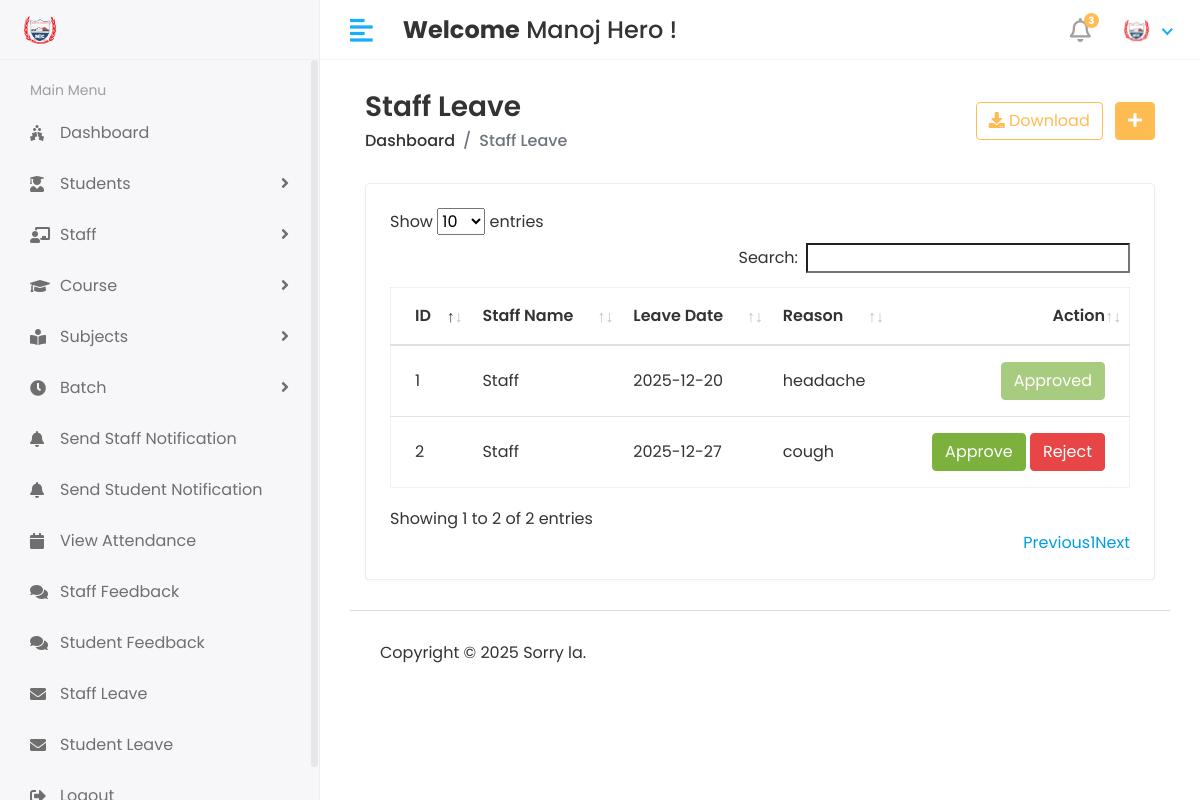
The app's page /hod/Staff/Leave_view (signed in) with its own data.
### smsapp/models.py (models this page shows, shortened)
class CustomUser(AbstractUser):
    USER = (
        (1,'HOD'),
        (2, 'STAFF'),
        (3, 'STUDENT'),
    )
    user_type = models.CharField(choices=USER, max_length=50, default=1)
    profile_pic = models.ImageField(upload_to='media/profile_pic')

class Staff_Leave(models.Model):
    staff_id = models.ForeignKey(Staff,on_delete=models.CASCADE)
    date = models.CharField(max_length=100)
    message = models.TextField()
    status = models.IntegerField(default=0)
    created_at = models.DateTimeField(auto_now_add=True)
    updated_at = models.DateTimeField(auto_now=True)

class Staff(models.Model):
    admin = models.OneToOneField(CustomUser,on_delete=models.CASCADE)
    address =models.TextField()
    gender = models.CharField(max_length=100)
    created_at = models.DateTimeField(auto_now_add=True)
    updated_at = models.DateTimeField(auto_now=True)

### studentmanagementsystem/hod_views.py (the view)
# urls.py: path('hod/Staff/Leave_view', hod_views.Staff_Leave_view, name='staff_leave_view'),
@login_required(login_url='/')
def Staff_Leave_view(request):
    staff_leave = Staff_Leave.objects.all()
    context = {
        'staff_leave':staff_leave,
    }
    return render(request,'hod/staff_leave.html',context)

### templates/hod/staff_leave.html (shortened to what this page needs)
{% extends 'base.html' %}
{% block content %}
{% load static %}
        <div class="content container-fluid">
               <div class="page-header">
                  <div class="row align-items-center">
                     <div class="col">
                        <h3 class="page-title">Staff Leave</h3>
                        <ul class="breadcrumb">
                           <li class="breadcrumb-item"><a href="index.html">Dashboard</a></li>
                           <li class="breadcrumb-item active">Staff Leave</li>
                        </ul>
                     </div>
                     <div class="col-auto text-right float-right ml-auto">
                        <a href="#" class="btn btn-outline-primary mr-2"><i class="fas fa-download"></i> Download</a>
                        <a href="add-student.html" class="btn btn-primary"><i class="fas fa-plus"></i></a>
                     </div>
                  </div>
               </div>
               <div class="row">
                  <div class="col-sm-12">
                     <div class="card card-table">
                        <div class="card-body">
                           <div class="table-responsive">
                              <table id="table_id" class="table table-hover table-center mb-0 ">
                                 <thead>
                                    <tr>
                                       <th>ID</th>
                                       <th>Staff Name</th>
                                       <th>Leave Date</th>
                                       <th>Reason</th>
                                       <th class="text-right">Action</th>
                                    </tr>
                                 </thead>
                                 <tbody>
                                 {% for i in staff_leave %}
                                    <tr>
                                       <td>{{i.id}}</td>
                                       <td>{{i.staff_id.admin.first_name}}</td>
                                       <td>{{i.date}}</td>
                                       <td>{{i.message}}</td>
                                       <td class="text-right">
                                          <div class="actions">
                                            {% if i.status == 0 %}
                                            <a href="{% url 'staff_approve_leave' i.id %}" class="btn btn-success">Approve</a>
                                            <a href="{% url 'staff_reject_leave' i.id %}" class="btn btn-danger">Reject</a>
                                            {% elif i.status == 1 %}
                                            <button class="btn btn-success" disabled="disabled">Approved</button>
                                            {% else %}
                                            <button class="btn btn-danger" disabled="disabled">Rejected</button>
                                            {% endif %}
                                          </div>
                                       </td>
                                    </tr>
                                 {% endfor %}
                                 </tbody>
                              </table>
                           </div>
                        </div>
                     </div>
                  </div>
               </div>
            </div>
{% endblock %}

### templates/includes/header.html (shortened to what this page needs)
{% load static %}
<div class="header">
   <div class="header-left">
    <a href="#" class="logo">
        <img src="{% static 'assets/img2/big.png' %}" alt="Logo">
    </a>
</div>
            <a href="javascript:void(0);" id="toggle_btn">
            <i class="fas fa-align-left"></i>
            </a>
            <div class="top-nav-search mt-3">
               <h4><strong>Welcome</strong>&nbsp<span>{{ user.first_name }} {{ user.last_name }}</span>&nbsp!</h4>
            </div>
            <ul class="nav user-menu">
               <li class="nav-item dropdown noti-dropdown">
                  <a href="#" class="dropdown-toggle nav-link" data-toggle="dropdown">
                  <i class="far fa-bell"></i> <span class="badge badge-pill">3</span>
                  </a>
               </li>
               <li class="nav-item dropdown has-arrow">
                  <a href="#" class="dropdown-toggle nav-link" data-toggle="dropdown">
                     {% if user.profile_pic == "" %}
                  <span class="user-img"><img class="rounded-circle" src="static 'assets/img/noimages" width="31" alt="Ryan Taylor"></span>
                     {% else %}
                  <span class="user-img"><img class="rounded-circle" src="/{{user.profile_pic}}" width="31" alt="Ryan Taylor"></span>
                  {% endif %}
                  </a>
               </li>
            </ul>
         </div>

### static/assets/css/style.css (style rules this page uses)
html { height: 100%; }
body { background-color: #fff; color: #333; font-family: 'Poppins', sans-serif; font-size: 1rem; height: 100%; line-height: 1.5; overflow-x: hidden; }
h1, h2, h3, h4, h5, h6 { font-family: 'Poppins', sans-serif; margin-top: 0; }
a { color: #009ce7; }
input, button, a { transition: all 0.4s ease; -moz-transition: all 0.4s ease; -o-transition: all 0.4s ease; -ms-transition: all 0.4s ease; -webkit-transition: all 0.4s ease; }
input, input:focus, button, button:focus { outline: none; }
ul, ol { padding: 0px; list-style: none; }
.table { color: #333; max-width: 100%; margin-bottom: 0; width: 100%; }
.table.dataTable { border-collapse: collapse !important; border: 1px solid rgba(0, 0, 0, 0.05); }
.table thead tr th { font-weight: 600; }
.table tbody tr { border-bottom: 1px solid rgba(0, 0, 0, 0.05); }
.table.table-center td, .table.table-center th { vertical-align: middle; }
.card-table .card-body .table > thead > tr > th { border-top: 0; }
.card-table .card-body .table tr td:first-child, .card-table .card-body .table tr th:first-child { padding-left: 1.5rem; }
.card-table .card-body .table tr td:last-child, .card-table .card-body .table tr th:last-child { padding-right: 1.5rem; }
.card-table .table td, .card-table .table th { border-top: 1px solid #e2e5e8; padding: 1rem 0.75rem; white-space: nowrap; }
.btn-primary { background-color: #FFBC53; border: 1px solid #FFBC53; }
.btn-success { background-color: #7bb13c; border: 1px solid #7bb13c }
.btn-success.disabled, .btn-success:disabled { background-color: #7bb13c; border-color: #7bb13c; color: #fff; }
.btn-danger { background-color: #e84646; border: 1px solid #e84646; }
.btn-outline-primary { color: #FFBC53; border-color: #FFBC53; }
.card { border: 1px solid #ececf5; box-shadow: 0 1px 3px 0 rgba(0, 0, 0, 0.03); margin-bottom: 1.875rem; }
.card-body { padding: 1.5rem; }
.header { background-color: #fff; border-bottom: 1px solid #f3f3f4; left: 0; position: fixed; right: 0; top: 0; z-index: 1001; height: 60px; }
.header .header-left { float: left; height: 60px; padding: 0 20px; position: relative; width: 320px; z-index: 1; transition: all 0.2s ease-in-out; background-color: #f7f7fa; border-bottom: 1px solid #efefef; border-right: 1px solid #ececf5; display: flex; align-items: center; }
.header .header-left .logo { display: inline-block; line-height: 60px; }
.header .header-left .logo img { max-height: 40px; width: auto; }
.header .dropdown-toggle:after { display: none; }
.header .has-arrow .dropdown-toggle:after { border-top: 0; border-left: 0; border-bottom: 2px solid #18aefa; border-right: 2px solid #18aefa; content: ''; height: 8px; display: inline-block; pointer-events: none; -webkit-transform-origin: 66% 66%; -ms-transform-origin: 66% 66%; transform-origin: 66% 66%; -webkit-transform: rotate(45deg); -ms-transform: rotate(45deg); transform: rotate(45deg); -webkit-transition: all 0.15s ease-in-out; transition: all 0.15s ease-in-out; width: 8px; vertical-align: 0px; }
.user-menu { float: right; margin: 0; position: relative; z-index: 99; padding-right: 15px; }
.user-menu.nav > li > a { color: #a0a0a0; font-size: 14px; line-height: 58px; padding: 0 15px; height: 60px; }
.user-img { margin-right: 3px; position: relative; }
.top-nav-search { float: left; margin-left: 15px; }
.page-header { margin-bottom: 1.875rem; }
.page-header .breadcrumb { background-color: transparent; color: #6c757d; font-size: 1rem; font-weight: 500; margin-bottom: 0; padding: 0; }
.page-header .breadcrumb a { color: #333; }
.page-title { font-size: 28px; font-weight: 600; color: #333; margin-bottom: 5px; }
.user-menu.nav > li > a .badge { background-color: #FFBC53; display: block; font-size: 10px; font-weight: bold; height: 15px; width: 15px; position: absolute; right: 7px; top: 13px; color: #fff; padding: 3px; }
.user-menu.nav > li > a > i { font-size: 1.5rem; line-height: 60px; }
@media (min-width: 992px) { #toggle_btn { align-items: center; color: #18aefa; display: inline-flex; float: left; font-size: 26px; height: 60px; justify-content: center; margin-left: 15px; padding: 0 15px; } }

### records on screen
CustomUser: first_name "Manoj", last_name "Hero", profile_pic (picture)
Staff_Leave: id "1", staff_id.admin.first_name "Staff", date "2025-12-20", message "headache", status "Approved"
Staff_Leave: id "2", staff_id.admin.first_name "Staff", date "2025-12-27", message "cough", status "Approve"
